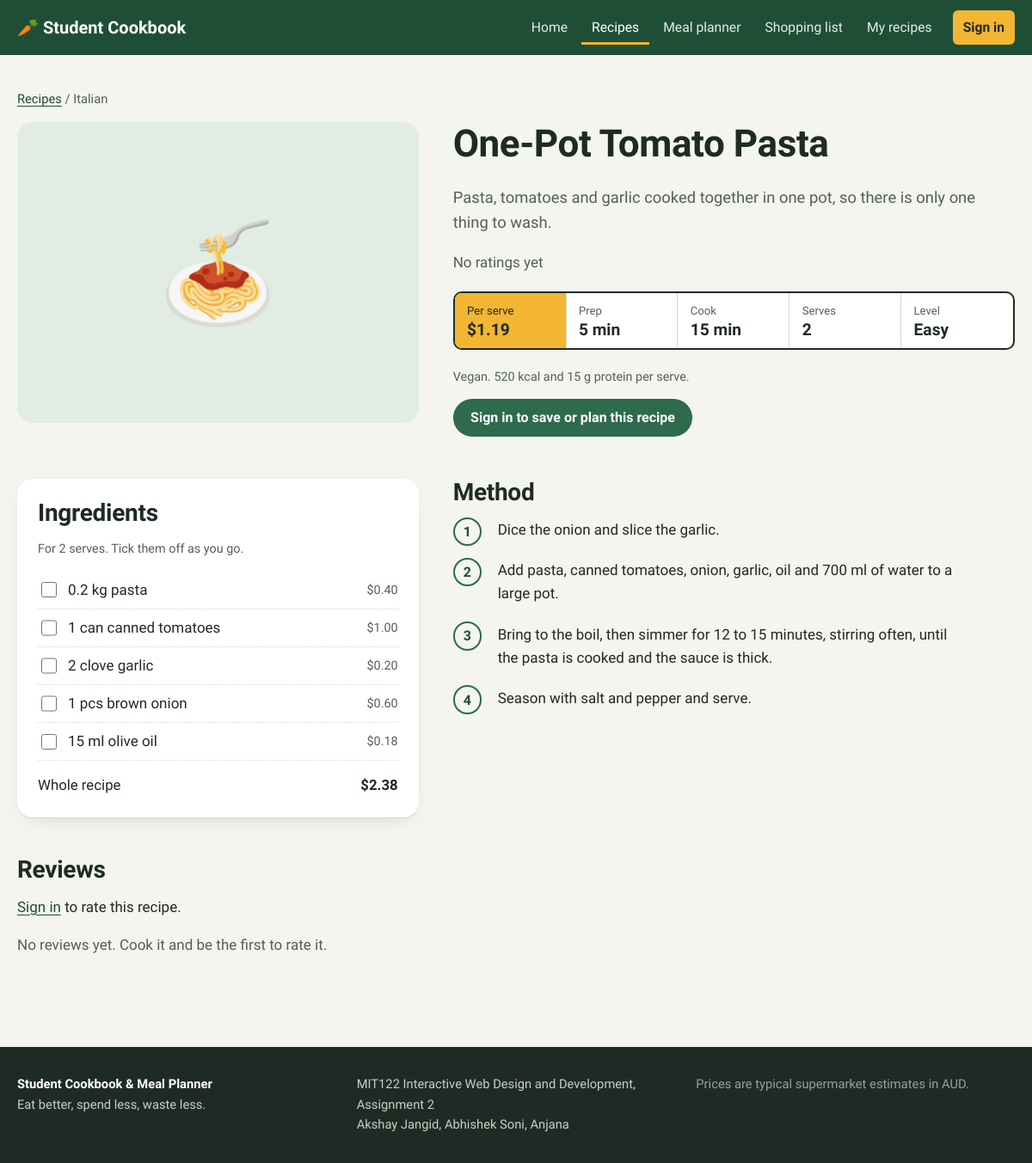
/recipe-detail.php?id=2, run on the app's committed database.
### tables this page shows
CREATE TABLE recipes (
    recipe_id        INT AUTO_INCREMENT PRIMARY KEY,
    title            VARCHAR(120) NOT NULL,
    description      TEXT NOT NULL,
    instructions     TEXT NOT NULL,               
    prep_time        INT NOT NULL DEFAULT 0,      
    cook_time        INT NOT NULL DEFAULT 0,      
    servings         INT NOT NULL DEFAULT 1,
    cost_per_serving DECIMAL(6,2) NOT NULL DEFAULT 0.00,   
    difficulty       ENUM('easy','medium','hard') NOT NULL DEFAULT 'easy',
    cuisine          VARCHAR(40) NOT NULL,
    dietary          ENUM('none','vegetarian','vegan','gluten-free','dairy-free') NOT NULL DEFAULT 'none',
    calories         INT DEFAULT NULL,            
    protein_g        INT DEFAULT NULL,            
    image            VARCHAR(255) DEFAULT NULL,   
    created_by       INT DEFAULT NULL,            
    created_at       TIMESTAMP DEFAULT CURRENT_TIMESTAMP,
    FOREIGN KEY (created_by) REFERENCES users(user_id) ON DELETE SET NULL
);

CREATE TABLE recipe_ingredients (
    id            INT AUTO_INCREMENT PRIMARY KEY,
    recipe_id     INT NOT NULL,
    ingredient_id INT NOT NULL,
    quantity      DECIMAL(8,3) NOT NULL,    
    FOREIGN KEY (recipe_id)     REFERENCES recipes(recipe_id)         ON DELETE CASCADE,
    FOREIGN KEY (ingredient_id) REFERENCES ingredients(ingredient_id) ON DELETE CASCADE
);

CREATE TABLE ingredients (
    ingredient_id   INT AUTO_INCREMENT PRIMARY KEY,
    ingredient_name VARCHAR(80) NOT NULL UNIQUE,
    unit            VARCHAR(20) NOT NULL,
    typical_price   DECIMAL(8,3) NOT NULL DEFAULT 0.000    
);

### includes/functions.php (called while the page is built, shortened)
<?php
function e($value): string
{
    return htmlspecialchars((string) $value, ENT_QUOTES, 'UTF-8');
}
function current_user_id(): ?int
{
    return $_SESSION['user_id'] ?? null;
}
function money($amount): string
{
    return '$' . number_format((float) $amount, 2);
}
function qty($number): string
{
    $n = round((float) $number, 2);
    return rtrim(rtrim(number_format($n, 2, '.', ''), '0'), '.');
}
function cuisine_emoji(string $cuisine): string
{
    $map = ['Asian' => '🥢', 'Breakfast' => '🍳', 'Indian' => '🍛', 'Italian' => '🍝', 'Mediterranean' => '🥣', 'Mexican' => '🌮'];
    return $map[$cuisine] ?? '🍽️';
}

### recipe-detail.php (the view, shortened to what this page needs)
<?php
require_once 'includes/functions.php';
$id   = (int) ($_GET['id'] ?? 0);
$stmt = $pdo->prepare('SELECT r.*, u.username AS author FROM recipes r LEFT JOIN users u ON u.user_id = r.created_by WHERE r.recipe_id = ?');
$stmt->execute([$id]);
$recipe = $stmt->fetch();
$uid = current_user_id();
$stmt = $pdo->prepare('SELECT i.ingredient_name, i.unit, i.typical_price, ri.quantity
                       FROM recipe_ingredients ri JOIN ingredients i ON i.ingredient_id = ri.ingredient_id
                       WHERE ri.recipe_id = ? ORDER BY ri.id');
$stmt->execute([$id]);
$ingredients = $stmt->fetchAll();
$stmt = $pdo->prepare('SELECT rv.*, u.username FROM reviews rv JOIN users u ON u.user_id = rv.user_id
                       WHERE rv.recipe_id = ? ORDER BY rv.created_at DESC');
$stmt->execute([$id]);
$reviews   = $stmt->fetchAll();
$avg       = $reviews ? array_sum(array_column($reviews, 'rating')) / count($reviews) : 0;
$myReview  = null;
$isSaved = false;
$plans   = [];
$steps     = array_filter(array_map('trim', explode("\n", $recipe['instructions'])));
$totalCost = $recipe['cost_per_serving'] * $recipe['servings'];
require 'includes/header.php';
?>
<article class="wrap section recipe-detail">
    <p class="breadcrumb"><a href="recipes.php">Recipes</a> / <?= e($recipe['cuisine']) ?></p>
    <header class="detail-head">
        <div class="detail-media">
            <?php if ($recipe['image']): ?>
                <img src="<?= e($recipe['image']) ?>" alt="<?= e($recipe['title']) ?>">
            <?php else: ?>
                <span class="card-emoji" aria-hidden="true"><?= cuisine_emoji($recipe['cuisine']) ?></span>
            <?php endif; ?>
        </div>
        <div class="detail-intro">
            <h1><?= e($recipe['title']) ?></h1>
            <p class="lead"><?= e($recipe['description']) ?></p>
            <p><?= $reviews ? stars($avg) . ' ' . number_format($avg, 1) . ' from ' . count($reviews) . ' review' . (count($reviews) === 1 ? '' : 's') : '<span class="muted">No ratings yet</span>' ?></p>
            <dl class="fact-strip">
                <div><dt>Per serve</dt><dd><?= money($recipe['cost_per_serving']) ?></dd></div>
                <div><dt>Prep</dt><dd><?= (int) $recipe['prep_time'] ?> min</dd></div>
                <div><dt>Cook</dt><dd><?= (int) $recipe['cook_time'] ?> min</dd></div>
                <div><dt>Serves</dt><dd><?= (int) $recipe['servings'] ?></dd></div>
                <div><dt>Level</dt><dd><?= ucfirst(e($recipe['difficulty'])) ?></dd></div>
            </dl>
            <p class="muted small">
                <?= $recipe['dietary'] !== 'none' ? e(DIETS[$recipe['dietary']]) . '. ' : '' ?>
                <?= $recipe['calories'] ? (int) $recipe['calories'] . ' kcal and ' . (int) $recipe['protein_g'] . ' g protein per serve. ' : '' ?>
            </p>
            <?php if ($uid): ?>
                <div class="detail-actions">
                    <form method="post">
                        <?= csrf_field() ?>
                        <input type="hidden" name="action" value="<?= $isSaved ? 'unsave' : 'save' ?>">
                        <button class="btn btn-ghost" type="submit"><?= $isSaved ? '♥ Saved' : '♡ Save recipe' ?></button>
                    </form>
                    <form method="post" class="add-plan-form">
                        <?= csrf_field() ?>
                        <input type="hidden" name="action" value="add_to_plan">
                        <label class="visually-hidden" for="plan_id">Meal plan</label>
                        <select name="plan_id" id="plan_id">
                            <?php foreach ($plans as $p): ?>
                                <option value="<?= (int) $p['meal_plan_id'] ?>"><?= e($p['plan_name']) ?></option>
                            <?php endforeach; ?>
                            <option value="new">New plan for this week</option>
                        </select>
                        <label class="visually-hidden" for="day">Day</label>
                        <select name="day" id="day">
                            <?php foreach (DAYS as $n => $d): ?><option value="<?= $n ?>"><?= $d ?></option><?php endforeach; ?>
                        </select>
                        <label class="visually-hidden" for="meal_type">Meal</label>
                        <select name="meal_type" id="meal_type">
                            <?php foreach (MEAL_TYPES as $m): ?><option value="<?= $m ?>"<?= $m === 'dinner' ? ' selected' : '' ?>><?= ucfirst($m) ?></option><?php endforeach; ?>
                        </select>
                        <button class="btn btn-primary" type="submit">Add to meal plan</button>
                    </form>
                </div>
            <?php else: ?>
                <p><a class="btn btn-primary" href="auth.php?next=<?= urlencode("recipe-detail.php?id=$id") ?>">Sign in to save or plan this recipe</a></p>
            <?php endif; ?>
        </div>
    </header>
    <div class="detail-body">
        <section class="ingredients-panel">
            <h2>Ingredients</h2>
            <p class="muted small">For <?= (int) $recipe['servings'] ?> serve<?= $recipe['servings'] > 1 ? 's' : '' ?>. Tick them off as you go.</p>
            <ul class="check-list">
                <?php foreach ($ingredients as $i => $ing): ?>
                    <li>
                        <input type="checkbox" id="ing<?= $i ?>">
                        <label for="ing<?= $i ?>"><?= qty($ing['quantity']) ?> <?= e($ing['unit']) ?> <?= e(strtolower($ing['ingredient_name'])) ?></label>
                        <span class="line-cost"><?= money($ing['quantity'] * $ing['typical_price']) ?></span>
                    </li>
                <?php endforeach; ?>
            </ul>
            <p class="total-line"><span>Whole recipe</span> <strong><?= money($totalCost) ?></strong></p>
        </section>
        <section class="method">
            <h2>Method</h2>
            <ol class="method-steps">
                <?php foreach ($steps as $step): ?><li><?= e($step) ?></li><?php endforeach; ?>
            </ol>
        </section>
    </div>
    <section class="reviews" id="reviews">
        <h2>Reviews</h2>
        <?php if ($uid): ?>
            <form method="post" class="form review-form" data-validate novalidate>
                <?= csrf_field() ?>
                <input type="hidden" name="action" value="review">
                <fieldset class="star-input">
                    <legend><?= $myReview ? 'Update your rating' : 'Your rating' ?></legend>
                    <?php for ($s = 5; $s >= 1; $s--): ?>
                        <input type="radio" name="rating" id="star<?= $s ?>" value="<?= $s ?>" required
                               <?= $myReview && (int) $myReview['rating'] === $s ? 'checked' : '' ?> data-error="Pick a star rating.">
                        <label for="star<?= $s ?>" title="<?= $s ?> star<?= $s > 1 ? 's' : '' ?>">★</label>
                    <?php endfor; ?>
                </fieldset>
                <label>Comment (optional)
                    <textarea name="comment" rows="3" maxlength="1000" placeholder="How did it turn out? Any tips?"><?= e($myReview['comment'] ?? '') ?></textarea>
                </label>
                <button type="submit" class="btn btn-primary"><?= $myReview ? 'Update review' : 'Post review' ?></button>
            </form>
        <?php else: ?>
            <p><a href="auth.php?next=<?= urlencode("recipe-detail.php?id=$id") ?>">Sign in</a> to rate this recipe.</p>
        <?php endif; ?>
        <?php if ($reviews): ?>
            <ul class="review-list">
                <?php foreach ($reviews as $rv): ?>
                    <li>
                        <p><?= stars($rv['rating']) ?> <strong><?= e($rv['username']) ?></strong>
                            <span class="muted small"><?= date('j M Y', strtotime($rv['created_at'])) ?></span></p>
                        <?php if ($rv['comment']): ?><p><?= nl2br(e($rv['comment'])) ?></p><?php endif; ?>
                    </li>
                <?php endforeach; ?>
            </ul>
        <?php else: ?>
            <p class="muted">No reviews yet. Cook it and be the first to rate it.</p>
        <?php endif; ?>
    </section>
</article>
<?php require 'includes/footer.php'; ?>

### assets/css/style.css (style rules this page uses)
:root { --paper: #F3F5EE; --card: #FFFFFF; --ink: #1E2B24; --ink-soft: #52605A; --basil: #2E6A4C; --basil-dark: #1F4E37; --basil-tint: #E1ECE3; --mustard: #F2B632; --mustard-tint: #FCEFC9; --tomato: #B83E27; --tomato-tint: #F8E1DA; --line: #D3DACB; --font-display: "Bricolage Grotesque", "Segoe UI", system-ui, sans-serif; --font-body: "Atkinson Hyperlegible", "Segoe UI", system-ui, sans-serif; --font-docket: "Courier Prime", "Courier New", Courier, monospace; --radius-lg: 18px; --radius: 10px; --radius-sm: 6px; --wrap: 1180px; --shadow: 0 1px 0 var(--line), 0 8px 24px -16px rgba(30, 43, 36, .35); }
*, *::before, *::after { box-sizing: border-box; }
html { -webkit-text-size-adjust: 100%; }
body { margin: 0; background: var(--paper); color: var(--ink); font-family: var(--font-body); font-size: 1.0625rem; line-height: 1.6; display: flex; flex-direction: column; min-height: 100vh; }
h1, h2, h3 { font-family: var(--font-display); line-height: 1.15; margin: 0 0 .5em; letter-spacing: -.01em; }
h1 { font-size: clamp(2rem, 4vw, 2.75rem); font-weight: 800; }
h2 { font-size: clamp(1.4rem, 2.4vw, 1.75rem); font-weight: 700; margin-top: 1.6em; }
p { margin: 0 0 1em; }
a { color: var(--basil-dark); text-underline-offset: .18em; }
.wrap { width: min(100% - 2.5rem, var(--wrap)); margin-inline: auto; }
.section { padding-block: 2.5rem; }
.lead { font-size: 1.15rem; color: var(--ink-soft); max-width: 62ch; }
.muted { color: var(--ink-soft); }
.small { font-size: .9rem; }
.btn { display: inline-flex; align-items: center; justify-content: center; gap: .4rem; padding: .65rem 1.15rem; border: 2px solid transparent; border-radius: 999px; font: 700 1rem/1.2 var(--font-body); text-decoration: none; cursor: pointer; transition: background-color .15s, color .15s, border-color .15s; }
.btn-primary { background: var(--basil); color: #fff; }
.card-emoji { font-size: 3.5rem; filter: saturate(.9); }
.breadcrumb { font-size: .92rem; color: var(--ink-soft); }
.detail-head { display: grid; grid-template-columns: minmax(0, 5fr) minmax(0, 7fr); gap: 2.5rem; align-items: start; }
.detail-media { aspect-ratio: 4 / 3; border-radius: var(--radius-lg); overflow: hidden; background: var(--basil-tint); display: grid; place-items: center; }
.detail-media .card-emoji { font-size: 7rem; }
.fact-strip { display: flex; flex-wrap: wrap; gap: 0; margin: 1.25rem 0; border: 2px solid var(--ink); border-radius: var(--radius); overflow: hidden; background: var(--card); }
.fact-strip div { flex: 1 1 80px; padding: .6rem .9rem; border-right: 1px solid var(--line); }
.fact-strip div:last-child { border-right: 0; }
.fact-strip div:first-child { background: var(--mustard); }
.fact-strip dt { font-size: .82rem; color: var(--ink-soft); }
.fact-strip div:first-child dt { color: var(--ink); }
.fact-strip dd { margin: 0; font: 700 1.2rem var(--font-display); }
.detail-body { display: grid; grid-template-columns: minmax(0, 5fr) minmax(0, 7fr); gap: 2.5rem; margin-top: 2rem; }
.ingredients-panel { background: var(--card); border-radius: var(--radius-lg); padding: 1.5rem; box-shadow: var(--shadow); align-self: start; }
.ingredients-panel h2, .method h2 { margin-top: 0; }
.check-list { list-style: none; margin: 0; padding: 0; }
.check-list li { display: grid; grid-template-columns: auto 1fr auto; gap: .6rem; align-items: center; padding-block: .5rem; border-bottom: 1px dotted var(--line); }
.check-list input { width: 1.15rem; height: 1.15rem; accent-color: var(--basil); }
.line-cost { font-size: .9rem; color: var(--ink-soft); }
.total-line { display: flex; justify-content: space-between; margin: .9rem 0 0; font-size: 1.05rem; }
.method-steps { list-style: none; counter-reset: m; padding: 0; margin: 0; }
.method-steps li { counter-increment: m; position: relative; padding: 0 0 1.25rem 3.25rem; max-width: 62ch; }
.method-steps li::before { content: counter(m); position: absolute; left: 0; top: -.1rem; width: 2.1rem; height: 2.1rem; border-radius: 50%; border: 2px solid var(--basil); color: var(--basil-dark); display: grid; place-items: center; font: 700 1rem var(--font-display); }
.reviews { max-width: 760px; }

### data on the page
recipes: cuisine "Italian", cuisine "🍝", title "One-Pot Tomato Pasta", description "Pasta, tomatoes and garlic cooked together in one pot, so there is only one thing to wash.", cost_per_serving "$1.19", prep_time "5", cook_time "15", servings "2", difficulty "Easy", dietary "Vegan", calories "520", protein_g "15", money($totalCost) "$2.38", instructions "Dice the onion and slice the garlic.", instructions "Add pasta, canned tomatoes, onion, garlic, oil and 700 ml of water to a large pot.", instructions "Bring to the boil, then simmer for 12 to 15 minutes, stirring often, until the pasta is cooked and the sauce is thick.", instructions "Season with salt and pepper and serve."
recipe_ingredients: quantity "0.2", ingredient.unit "kg", ingredient.ingredient_name "pasta", money($ing['quantity']*$ing['typical_price']) "$0.40"
recipe_ingredients: quantity "1", ingredient.unit "can", ingredient.ingredient_name "canned tomatoes", money($ing['quantity']*$ing['typical_price']) "$1.00"
recipe_ingredients: quantity "2", ingredient.unit "clove", ingredient.ingredient_name "garlic", money($ing['quantity']*$ing['typical_price']) "$0.20"
recipe_ingredients: quantity "1", ingredient.unit "pcs", ingredient.ingredient_name "brown onion", money($ing['quantity']*$ing['typical_price']) "$0.60"
recipe_ingredients: quantity "15", ingredient.unit "ml", ingredient.ingredient_name "olive oil", money($ing['quantity']*$ing['typical_price']) "$0.18"

### other printed values
$label "Home"
$label "Recipes"
$label "Meal planner"
$label "Shopping list"
$label "My recipes"
